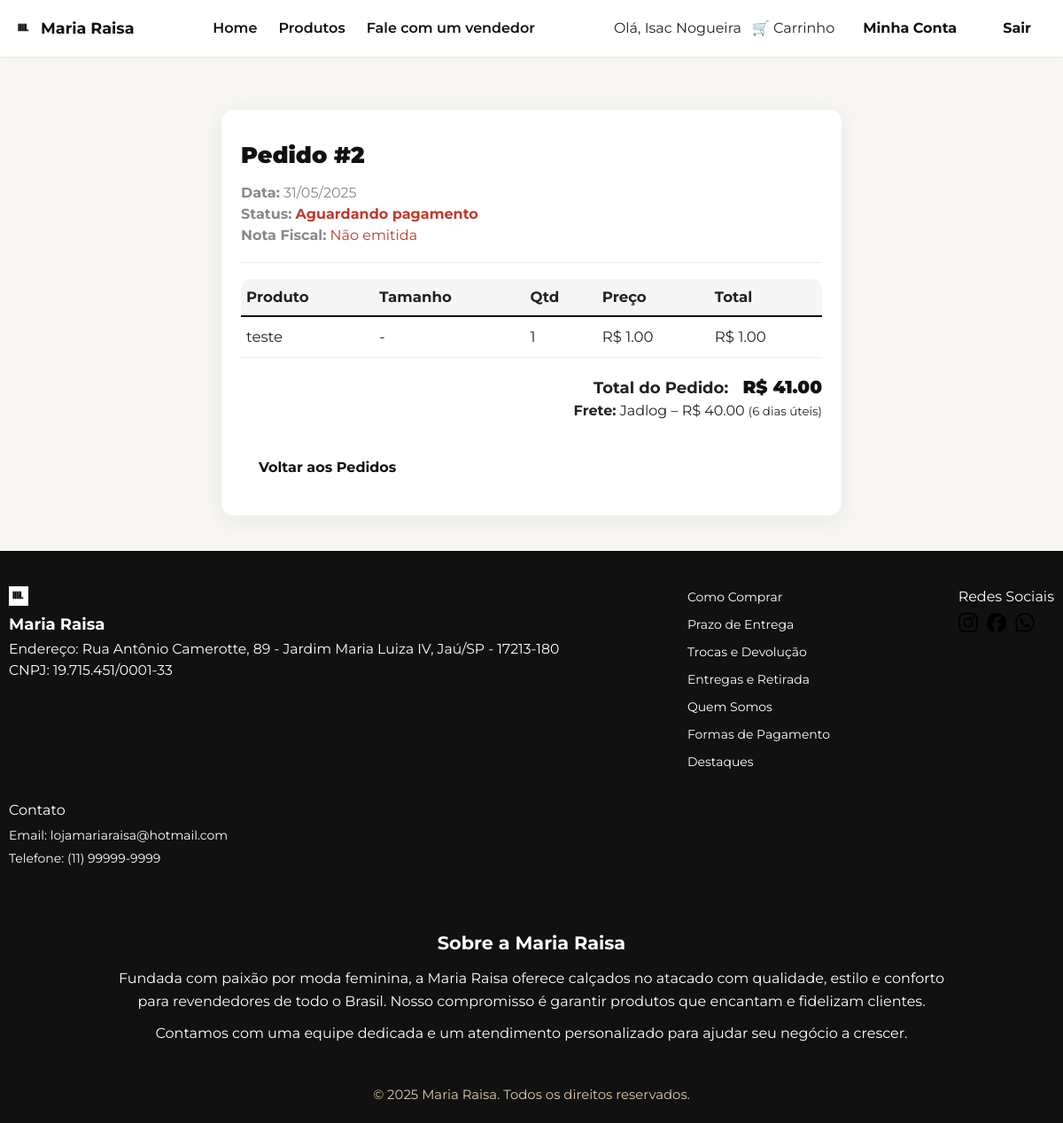
The page /pedido/2 (signed in) on the database its author committed.
### app/models.py (models this page shows)
class Cliente(UserMixin, db.Model):
    __tablename__ = 'clientes'
    id = db.Column(db.String(36), primary_key=True, default=lambda: str(uuid.uuid4()))
    nome = db.Column(db.String(120), nullable=False)
    email = db.Column(db.String(120), unique=True, nullable=False)
    senha = db.Column(db.String(200), nullable=False)
    cpf_cnpj = db.Column(db.String(18), nullable=False)
    telefone = db.Column(db.String(25))
    endereco = db.Column(db.String(200))
    cidade = db.Column(db.String(100))
    estado = db.Column(db.String(50))
    cep = db.Column(db.String(15))
    pedidos = db.relationship('Pedido', backref='cliente', lazy=True)

class Pedido(db.Model):
    __tablename__ = 'pedidos'
    id = db.Column(db.Integer, primary_key=True)
    cliente_id = db.Column(db.Integer, db.ForeignKey('clientes.id'))
    data = db.Column(db.DateTime, default=hora_brasil)
    frete_valor = db.Column(db.Float, default=0)
    frete_transportadora = db.Column(db.String(50))
    frete_prazo = db.Column(db.String(50))
    total = db.Column(db.Float, nullable=False)
    status = db.Column(db.String(32), default='Aguardando pagamento')
    nf_emitida = db.Column(db.Boolean, default=False)
    numero_nf = db.Column(db.String(50))
    itens = db.relationship('ItemPedido', backref='pedido', lazy=True)

class ItemPedido(db.Model):
    __tablename__ = 'itens_pedido'
    id = db.Column(db.Integer, primary_key=True)
    pedido_id = db.Column(db.Integer, db.ForeignKey('pedidos.id'), nullable=False)
    produto_id = db.Column(db.Integer, db.ForeignKey('produtos.id'), nullable=False)
    nome_produto = db.Column(db.String(120))
    cor = db.Column(db.String(100))
    quantidade = db.Column(db.Integer, nullable=False)
    preco_unitario = db.Column(db.Float, nullable=False)
    preco_total = db.Column(db.Float, nullable=False)
    tamanho = db.Column(db.String(10))
    imagem_produto = db.Column(db.String(150))

### app/routes.py (the view)
@routes.route('/pedido/<int:pedido_id>')
@login_required
def pedido_detalhe(pedido_id):
    pedido = Pedido.query.get_or_404(pedido_id)
    if pedido.cliente_id != current_user.id and not isinstance(current_user, Admin):
        abort(403)
    return render_template('pedido_detalhe.html', pedido=pedido)

### app/templates/pedido_detalhe.html (shortened to what this page needs)
{% extends 'base.html' %}
{% block content %}
<section style="max-width: 700px; margin: 44px auto 0 auto; background: #fff; border-radius: 14px; box-shadow: 0 4px 24px rgba(60,60,60,0.08); padding: 32px 22px 34px 22px;">
  <h2 style="font-family:'Montserrat',sans-serif;font-size:1.6rem;font-weight:900;color:#111;margin-bottom:12px;">
    Pedido #{{ pedido.id }}
  </h2>
  <div style="margin-bottom: 8px; color:#888;">
    <b>Data:</b> {{ pedido.data.strftime('%d/%m/%Y') }}<br>
    <b>Status:</b>
    {% set cor_status = '#333' %}
    {% if pedido.status == 'Pago' %}
      {% set cor_status = '#28a745' %}
    {% elif pedido.status == 'Aguardando pagamento' %}
      {% set cor_status = '#c0392b' %}
    {% elif pedido.status == 'Em produção' %}
      {% set cor_status = '#f7b731' %}
    {% elif pedido.status == 'Pronto para envio' %}
      {% set cor_status = '#111' %}
    {% elif pedido.status == 'Enviado' %}
      {% set cor_status = '#3fa996' %}
    {% elif pedido.status == 'Cancelado' %}
      {% set cor_status = '#a31a1a' %}
    {% endif %}
    <span style="font-weight:700; color:{{ cor_status }};">
      {{ pedido.status or '---' }}
    </span>
    <br>
    <b>Nota Fiscal:</b>
    {% if pedido.nf_emitida %}
      <span style="color:#28a745;">Emitida (NF: {{ pedido.numero_nf or '---' }})</span>
    {% else %}
      <span style="color:#c0392b;">Não emitida</span>
    {% endif %}
  </div>
  <hr style="margin:18px 0 18px 0; border: none; border-top: 1px solid #eee;">
  <div>
    <table style="width:100%;border-collapse:collapse;font-size:1.04rem;">
      <thead>
        <tr style="background:#fafafa;">
          <th style="padding:8px 6px;text-align:left;color:#222;">Produto</th>
          <th style="padding:8px 6px;text-align:left;color:#222;">Tamanho</th>
          <th style="padding:8px 6px;text-align:left;color:#222;">Qtd</th>
          <th style="padding:8px 6px;text-align:left;color:#222;">Preço</th>
          <th style="padding:8px 6px;text-align:left;color:#222;">Total</th>
        </tr>
      </thead>
      <tbody>
        {% for item in pedido.itens %}
        <tr style="border-bottom:1px solid #f4f4f4;">
          <td style="padding:10px 6px;">{{ item.nome_produto or 'Produto' }}</td>
          <td style="padding:10px 6px;">{{ item.tamanho or '-' }}</td>
          <td style="padding:10px 6px;">{{ item.quantidade or 1 }}</td>
          <td style="padding:10px 6px;">R$ {{ "%.2f"|format(item.preco_unitario or 0) }}</td>
          <td style="padding:10px 6px;">R$ {{ "%.2f"|format(item.preco_total or 0) }}</td>
        </tr>
        {% endfor %}
      </tbody>
    </table>
  </div>
  <div style="text-align:right; margin-top: 18px;">
    <span style="font-weight:700;font-size:1.13em;">Total do Pedido:</span>
    <span style="font-weight:900;font-size:1.25em;color:#111;margin-left:12px;">
      R$ {{ "%.2f"|format(pedido.total or 0) }}
    </span>
    {% if pedido.frete_transportadora %}
      <p><strong>Frete:</strong> {{ pedido.frete_transportadora }} –
        R$ {{ '%.2f'|format(pedido.frete_valor or 0) }}
        {% if pedido.frete_prazo %}
          <small>({{ pedido.frete_prazo }})</small>
        {% endif %}
      </p>
    {% endif %}
  </div>
  <div style="margin-top:32px; display:flex;justify-content:space-between;gap:18px;">
    <a href="{{ url_for('routes.pedidos_cliente') }}" class="btn btn-sm">Voltar aos Pedidos</a>
  </div>
</section>
{% endblock %}

### app/templates/base.html (shortened to what this page needs)
<!DOCTYPE html>
<html lang="pt-BR">
<head>
  <link rel="stylesheet" href="{{ url_for('static', filename='css/main.css') }}">
  <link rel="stylesheet" href="https://cdn.jsdelivr.net/npm/swiper@11/swiper-bundle.min.css"/>
</head>
<body>
<nav class="navbar">
  <div class="container">
    <a href="{{ url_for('routes.index') }}" class="logo">
      <img src="{{ url_for('static', filename='images/logo.png') }}" alt="Logo MR" style="height:22px; width:auto;"/>
      <span>Maria Raisa</span>
    </a>
    <ul class="nav-links">
      <li><a href="{{ url_for('routes.index') }}">Home</a></li>
      <li><a href="{{ url_for('routes.produtos') }}">Produtos</a></li>
      <li><a href="https://wa.me/55SEUNUMERO" target="_blank">Fale com um vendedor</a></li>
    </ul>
    <div class="nav-buttons">
              <span>Olá, {{ current_user.nome or current_user.email }}</span>
        <a href="{{ url_for('routes.carrinho') }}" class="carrinho-btn">🛒 Carrinho</a>
      {% if current_user.is_authenticated %}
        {% if current_user.__class__.__name__ == "Admin" %}
          <a href="{{ url_for('routes.painel_admin') }}" class="btn">Painel Admin</a>
          <a href="{{ url_for('routes.logout') }}" class="btn">Sair</a>
        {% else %}
          <a href="{{ url_for('routes.area_cliente') }}" class="btn">Minha Conta</a>
          <a href="{{ url_for('routes.logout') }}" class="btn">Sair</a>
        {% endif %}
      {% else %}
        <a href="javascript:void(0)" class="btn" id="btnLoginCliente">Login</a>
        <a href="javascript:void(0)" class="btn" id="btnCadastro">Cadastre-se</a>
      {% endif %}
    </div>
  </div>
</nav>
<main>
  {% block content %}{% endblock %}
</main>
<footer class="site-footer">
  <div class="footer-container">
    <div class="footer-logo-info">
      <img src="{{ url_for('static', filename='images/logo.png') }}" alt="Logo MR" />
      <div>
        <span style="font-weight: bold; font-size: 1.13rem;">Maria Raisa</span>
        <div style="font-size:0.98rem; margin-top: 3px;">
          Endereço: Rua Antônio Camerotte, 89 - Jardim Maria Luiza IV, Jaú/SP - 17213-180<br>
          CNPJ: 19.715.451/0001-33
        </div>
      </div>
    </div>
    <div class="footer-links">
      <ul>
<li><a href="{{ url_for('routes.como_comprar') }}">Como Comprar</a></li>
<li><a href="{{ url_for('routes.prazo_entrega') }}">Prazo de Entrega</a></li>
<li><a href="{{ url_for('routes.trocas_devolucao') }}">Trocas e Devolução</a></li>
<li><a href="{{ url_for('routes.entregas_retirada') }}">Entregas e Retirada</a></li>
<li><a href="{{ url_for('routes.quem_somos') }}">Quem Somos</a></li>
<li><a href="{{ url_for('routes.formas_pagamento') }}">Formas de Pagamento</a></li>
<li><a href="{{ url_for('routes.destaques') }}">Destaques</a></li>
      </ul>
    </div>
    <div class="footer-social">
      <div style="margin-bottom: 6px;">Redes Sociais</div>
      <a href="https://www.instagram.com/mariaraisa.mr/" target="_blank" rel="noopener">
        <img src="{{ url_for('static', filename='icons/instagram.svg') }}" alt="Instagram" />
      </a>
      <a href="https://www.facebook.com/mariaraisaa/?locale=pt_BR" target="_blank" rel="noopener">
        <img src="{{ url_for('static', filename='icons/facebook.svg') }}" alt="Facebook" />
      </a>
      <a href="https://wa.me/55SEUNUMERO" target="_blank" rel="noopener">
        <img src="{{ url_for('static', filename='icons/whatsapp.svg') }}" alt="WhatsApp" />
      </a>
    </div>
    <div class="footer-contact">
      <div style="margin-bottom: 6px;">Contato</div>
      <p>Email: lojamariaraisa@hotmail.com</p>
      <p>Telefone: (11) 99999-9999</p>
    </div>
  <div class="footer-sobre">
    <h2>Sobre a Maria Raisa</h2>
    <p>Fundada com paixão por moda feminina, a Maria Raisa oferece calçados no atacado com qualidade, estilo e conforto para revendedores de todo o Brasil. Nosso compromisso é garantir produtos que encantam e fidelizam clientes.</p>
    <p>Contamos com uma equipe dedicada e um atendimento personalizado para ajudar seu negócio a crescer.</p>
  </div>
  </div>
  <div class="copyright">
    © 2025 Maria Raisa. Todos os direitos reservados.
  </div>
</footer>
</body>
</html>

### app/static/css/base.css (style rules this page uses)
body { background: #f8f6f2 !important; color: #222 !important; }
h1, h2, h3, h4, h5, h6 { color: #111 !important; }
.btn, .btn-primary, .btn-add { background: #111 !important; color: #fff !important; border: none; border-radius: 6px; font-weight: 600; padding: 8px 18px; transition: background 0.13s; }
.container { display: flex; padding: 32px; }
img { max-width: 100%; height: auto; }

### app/static/css/navbar.css (style rules this page uses)
.navbar { position: fixed; top: 0; width: 100%; background: #fff; border-bottom: 1.5px solid #ede8de; z-index: 1000; box-shadow: 0 2px 10px rgba(0,0,0,0.03); font-family: 'Montserrat', Arial, sans-serif; }
body { padding-top: 80px; }
.navbar .container { display: flex; justify-content: space-between; align-items: center; max-width: 1200px; margin: 0 auto; padding: 0.5rem 1rem; }
.logo { font-weight: bold; font-size: 1.5rem; color: #111; display: flex; align-items: center; gap: 10px; }
.nav-links { list-style: none; display: flex; gap: 1.5rem; margin: 0; padding: 0; }
.nav-links li a { font-weight: 600; font-size: 1rem; padding: 4px 0; color: #111; background: none; border-radius: 0; transition: color 0.18s; }
.nav-buttons { display: flex; align-items: center; gap: 1rem; }
.btn, .btn-primary, .btn-success, .btn-dark, .btn-warning, .btn-danger, .btn-add, .btn-conta, .btn-sair, .btn-admin, .btn-vermais, .btn-group a, .btn.btn-sm, .luxo-btn-acao-pedido { background: none !important; color: #111 !important; border: none !important; font-weight: 700 !important; border-radius: 7px !important; padding: 0.5rem 1.25rem !important; font-size: 1rem !important; cursor: pointer !important; text-decoration: none !important; display: inline-block; box-shadow: none !important; outline: none !important; transition: background 0.16s, color 0.16s; }
.btn.btn-sm { font-size: 0.95em; padding: 6px 12px; }
.navbar .container { max-width: 1200px; margin: 0 auto; display: flex; align-items: center; justify-content: space-between; padding: 0.75rem 1rem; }
.navbar .logo { display: flex; align-items: center; gap: 0.5rem; font-weight: 700; font-size: 1.1rem; }
.nav-links { display: flex; gap: 1.5rem; }
.nav-links a { font-weight: 600; }
.nav-buttons { display: flex; gap: 0.75rem; }

### app/static/css/footer.css (style rules this page uses)
.site-footer { background: #111 !important; color: #fff !important; padding: 40px 10px 20px 10px; border-top: none !important; font-family: 'Montserrat', Arial, sans-serif; margin-top: 40px; }
.site-footer * { color: #fff !important; }
.footer-links ul { list-style: none; padding: 0; margin: 0; }
.footer-links li { margin-bottom: 7px; }
.footer-links a { color: #fff !important; font-size: 14px; text-decoration: none; transition: color 0.18s; }
.footer-social a img { width: 22px; height: 22px; margin-right: 6px; filter: none !important; opacity: 0.98; transition: filter 0.22s; }
.footer-contact p { margin: 5px 0; font-size: 14px; }
.copyright { text-align: center; color: #e0c9ac !important; font-size: 0.93rem; margin-top: 16px; }
.footer-container { display: flex; flex-wrap: wrap; justify-content: space-between; align-items: flex-start; gap: 24px; max-width: 1200px; margin: 0 auto; background: transparent !important; }
.footer-logo-info img { height: 22px; margin-right: 8px; }
.footer-sobre { max-width: 980px; margin: 40px auto 20px auto; padding: 0 16px; text-align: center; color: #fff; }
.footer-sobre h2 { font-size: 1.3rem; font-weight: 700; margin-bottom: 12px; color: #ffffff; }
.footer-sobre p { font-size: 1rem; line-height: 1.6; color: #dddddd; margin-bottom: 10px; }

### app/static/css/carrinho.css (style rules this page uses)
thead th { background: #f5f5f5; padding: 14px 12px; font-weight: 700; text-align: left; border-bottom: 2px solid #000; }
thead th:first-child { border-top-left-radius: 12px; }
thead th:last-child { border-top-right-radius: 12px; }
tbody td { padding: 14px 12px; border-bottom: 1px solid #eee; vertical-align: middle; }

### app/static/css/global.css (style rules this page uses)
body { font-family: 'Montserrat', sans-serif; background: #fff; color: #111; line-height: 1.5; }
a { text-decoration: none; color: inherit; }

### rows shown on the page
Cliente: nome "Isac Nogueira"
Pedido: id "2", data "31/05/2025", status "Aguardando pagamento", total "41.00", frete_transportadora "Jadlog", frete_valor "40.00", frete_prazo "6 dias úteis"
ItemPedido: nome_produto "teste", tamanho "-", quantidade "1", preco_unitario "1.00", preco_total "1.00"
